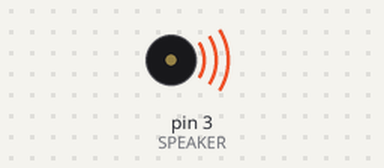
A sketch run on a simulated Arduino Uno, built with avr-gcc and run on an emulated ATmega328P. Shown: buzzer (waves = sounding).

Above: at 0.2 s.
At 4.5 s:
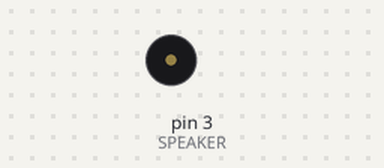
Timing chart, 0 to 6.3 s (numbered marks = the images above):
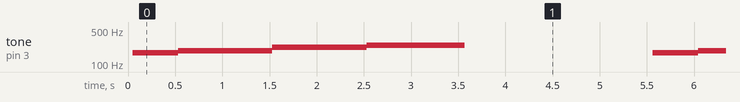

Measured:
- by itself, tone on pin 3 (SPEAKER): plays 172 Hz for 0.48 s, 188 Hz for 1.0 s, 219 Hz for 1.0 s, 242 Hz for 1.0 s, 172 Hz for 0.48 s, 188 Hz for 1.0 s … (96 notes in this stretch)

The sketch:

Speaker.ino
```cpp
#define SPEAKER 3
// Sonnerie Jurrasic Park
// Fréquences des notes (en microsecondes pour delayMicroseconds)
int noteD4 = 2909; // Ré
int noteE4 = 2591; // Mi
int noteF4 = 2441; // Fa
int noteG4 = 2178; // Sol
int noteA4 = 1940; // La

void setup() {
  pinMode(SPEAKER, OUTPUT);
}

void loop() {
  playNote(noteD4, 500);
  playNote(noteE4, 500);
  playNote(noteF4, 500);
  playNote(noteG4, 1000);
  playNote(noteA4, 1000);

  delay(2000); // Pause entre les répétitions de la mélodie
}

void playNote(int note, int duration) {
  long endTime = millis() + duration;
  while (millis() < endTime) {
    digitalWrite(SPEAKER, HIGH);
    delayMicroseconds(note);
    digitalWrite(SPEAKER, LOW);
    delayMicroseconds(note);
  }
}
```
